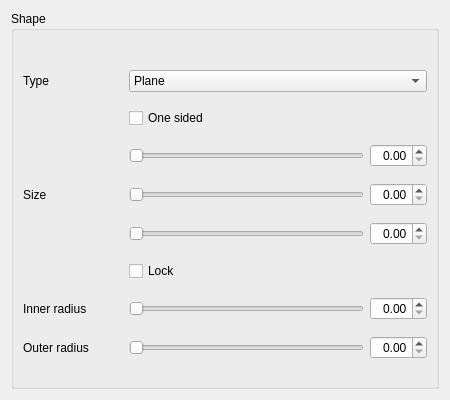
<?xml version="1.0" encoding="UTF-8"?>
<ui version="4.0">
 <class>ShapeWidget</class>
 <widget class="QWidget" name="ShapeWidget">
  <property name="geometry">
   <rect>
    <x>0</x>
    <y>0</y>
    <width>450</width>
    <height>400</height>
   </rect>
  </property>
  <property name="sizePolicy">
   <sizepolicy hsizetype="Fixed" vsizetype="Fixed">
    <horstretch>0</horstretch>
    <verstretch>0</verstretch>
   </sizepolicy>
  </property>
  <property name="windowTitle">
   <string>Shape</string>
  </property>
  <layout class="QVBoxLayout" name="verticalLayout">
   <item>
    <widget class="QGroupBox" name="ShapeGroupBox">
     <property name="title">
      <string>Shape</string>
     </property>
     <layout class="QGridLayout" name="gridLayout">
      <item row="8" column="1">
       <widget class="QSlider" name="OuterRadiusSlider">
        <property name="orientation">
         <enum>Qt::Horizontal</enum>
        </property>
       </widget>
      </item>
      <item row="1" column="0">
       <widget class="QLabel" name="TypeLabel">
        <property name="text">
         <string>Type</string>
        </property>
       </widget>
      </item>
      <item row="8" column="0">
       <widget class="QLabel" name="OuterRadiusLabel">
        <property name="text">
         <string>Outer radius</string>
        </property>
       </widget>
      </item>
      <item row="3" column="1">
       <widget class="QSlider" name="SizeXSlider">
        <property name="sizePolicy">
         <sizepolicy hsizetype="Expanding" vsizetype="Fixed">
          <horstretch>0</horstretch>
          <verstretch>0</verstretch>
         </sizepolicy>
        </property>
        <property name="minimumSize">
         <size>
          <width>0</width>
          <height>0</height>
         </size>
        </property>
        <property name="orientation">
         <enum>Qt::Horizontal</enum>
        </property>
       </widget>
      </item>
      <item row="3" column="2">
       <widget class="QDoubleSpinBox" name="SizeXSpinBox">
        <property name="alignment">
         <set>Qt::AlignRight|Qt::AlignTrailing|Qt::AlignVCenter</set>
        </property>
       </widget>
      </item>
      <item row="4" column="1">
       <widget class="QSlider" name="SizeYSlider">
        <property name="orientation">
         <enum>Qt::Horizontal</enum>
        </property>
       </widget>
      </item>
      <item row="7" column="2">
       <widget class="QDoubleSpinBox" name="InnerRadiusSpinBox">
        <property name="alignment">
         <set>Qt::AlignRight|Qt::AlignTrailing|Qt::AlignVCenter</set>
        </property>
       </widget>
      </item>
      <item row="5" column="2">
       <widget class="QDoubleSpinBox" name="SizeZSpinBox">
        <property name="alignment">
         <set>Qt::AlignRight|Qt::AlignTrailing|Qt::AlignVCenter</set>
        </property>
       </widget>
      </item>
      <item row="5" column="1">
       <widget class="QSlider" name="SizeZSlider">
        <property name="orientation">
         <enum>Qt::Horizontal</enum>
        </property>
       </widget>
      </item>
      <item row="7" column="0">
       <widget class="QLabel" name="InnerRadiusLabel">
        <property name="text">
         <string>Inner radius</string>
        </property>
       </widget>
      </item>
      <item row="7" column="1">
       <widget class="QSlider" name="InnerRadiusSlider">
        <property name="orientation">
         <enum>Qt::Horizontal</enum>
        </property>
       </widget>
      </item>
      <item row="8" column="2">
       <widget class="QDoubleSpinBox" name="OuterRadiusSpinBox">
        <property name="alignment">
         <set>Qt::AlignRight|Qt::AlignTrailing|Qt::AlignVCenter</set>
        </property>
       </widget>
      </item>
      <item row="6" column="1" colspan="2">
       <widget class="QCheckBox" name="SizeLockCheckBox">
        <property name="text">
         <string>Lock</string>
        </property>
       </widget>
      </item>
      <item row="4" column="2">
       <widget class="QDoubleSpinBox" name="SizeYSpinBox">
        <property name="alignment">
         <set>Qt::AlignRight|Qt::AlignTrailing|Qt::AlignVCenter</set>
        </property>
       </widget>
      </item>
      <item row="2" column="1" colspan="2">
       <widget class="QCheckBox" name="OneSidedCheckBox">
        <property name="text">
         <string>One sided</string>
        </property>
       </widget>
      </item>
      <item row="1" column="1" colspan="2">
       <widget class="QComboBox" name="TypeComboBox">
        <property name="sizePolicy">
         <sizepolicy hsizetype="Expanding" vsizetype="Fixed">
          <horstretch>0</horstretch>
          <verstretch>0</verstretch>
         </sizepolicy>
        </property>
        <item>
         <property name="text">
          <string>Plane</string>
         </property>
        </item>
        <item>
         <property name="text">
          <string>Disk</string>
         </property>
        </item>
        <item>
         <property name="text">
          <string>Ring</string>
         </property>
        </item>
        <item>
         <property name="text">
          <string>Box</string>
         </property>
        </item>
        <item>
         <property name="text">
          <string>Sphere</string>
         </property>
        </item>
       </widget>
      </item>
      <item row="3" column="0" rowspan="3">
       <widget class="QLabel" name="SizeLabel">
        <property name="text">
         <string>Size</string>
        </property>
       </widget>
      </item>
      <item row="0" column="0">
       <spacer name="horizontalSpacer">
        <property name="orientation">
         <enum>Qt::Horizontal</enum>
        </property>
        <property name="sizeType">
         <enum>QSizePolicy::Fixed</enum>
        </property>
        <property name="sizeHint" stdset="0">
         <size>
          <width>100</width>
          <height>20</height>
         </size>
        </property>
       </spacer>
      </item>
     </layout>
    </widget>
   </item>
  </layout>
 </widget>
 <resources/>
 <connections/>
</ui>
